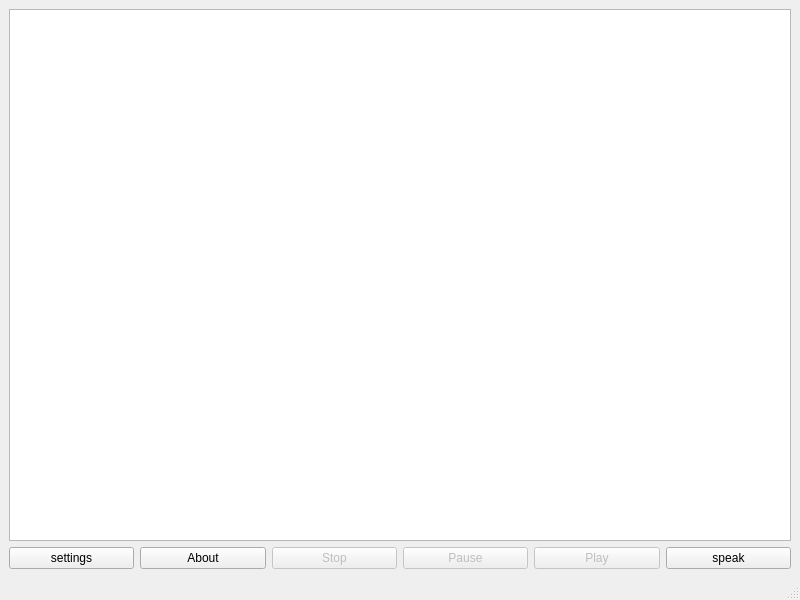
<?xml version="1.0" encoding="UTF-8"?>
<ui version="4.0">
 <class>MainWindow</class>
 <widget class="QMainWindow" name="MainWindow">
  <property name="geometry">
   <rect>
    <x>0</x>
    <y>0</y>
    <width>800</width>
    <height>600</height>
   </rect>
  </property>
  <property name="windowTitle">
   <string>Game speak</string>
  </property>
  <widget class="QWidget" name="centralwidget">
   <layout class="QVBoxLayout" name="verticalLayout">
    <item>
     <widget class="QPlainTextEdit" name="plainTextEdit">
      <property name="documentTitle">
       <string notr="true"/>
      </property>
      <property name="undoRedoEnabled">
       <bool>false</bool>
      </property>
      <property name="readOnly">
       <bool>true</bool>
      </property>
     </widget>
    </item>
    <item>
     <layout class="QHBoxLayout" name="horizontalLayout_2">
      <item>
       <widget class="QPushButton" name="settingsButton">
        <property name="text">
         <string>settings</string>
        </property>
       </widget>
      </item>
      <item>
       <widget class="QPushButton" name="aboutButton">
        <property name="text">
         <string>About</string>
        </property>
       </widget>
      </item>
      <item>
       <widget class="QPushButton" name="StopButton">
        <property name="enabled">
         <bool>false</bool>
        </property>
        <property name="text">
         <string>Stop</string>
        </property>
       </widget>
      </item>
      <item>
       <widget class="QPushButton" name="pauseButton">
        <property name="enabled">
         <bool>false</bool>
        </property>
        <property name="text">
         <string>Pause</string>
        </property>
       </widget>
      </item>
      <item>
       <widget class="QPushButton" name="playButton">
        <property name="enabled">
         <bool>false</bool>
        </property>
        <property name="text">
         <string>Play</string>
        </property>
       </widget>
      </item>
      <item>
       <widget class="QPushButton" name="speakButton">
        <property name="enabled">
         <bool>true</bool>
        </property>
        <property name="text">
         <string>speak</string>
        </property>
       </widget>
      </item>
     </layout>
    </item>
   </layout>
  </widget>
  <widget class="QStatusBar" name="statusbar"/>
 </widget>
 <resources/>
 <connections/>
</ui>
